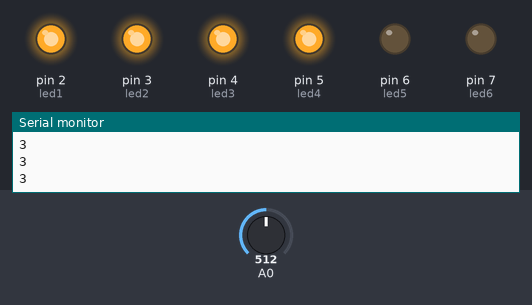
The sketch below on a simulated Arduino Uno, built with avr-gcc and run on an emulated ATmega328P. Shown: output pins drawn as LEDs (lit = HIGH), the last lines printed to the serial monitor. Inputs (shaded band) come from the test bench; at power-on: A0 = 512.

Above: at 1.2 s.
1.3 s: A0 set to 671
2.8 s: A0 set to 693
At 4.0 s:
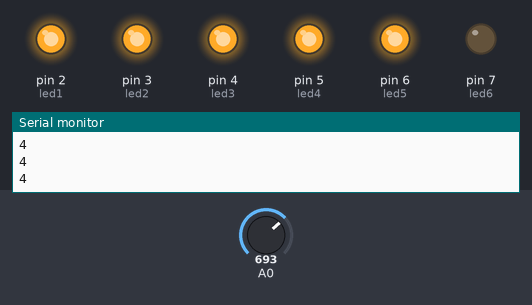
4.3 s: A0 set to 841
5.8 s: A0 set to 866
At 6.7 s:
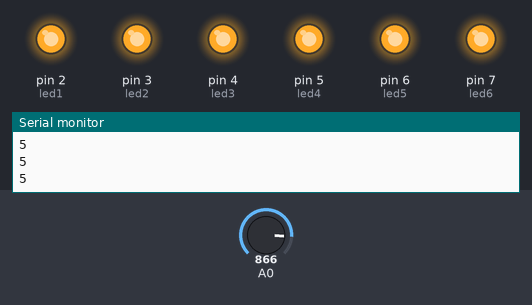
7.3 s: A0 set to 306
At 8.0 s:
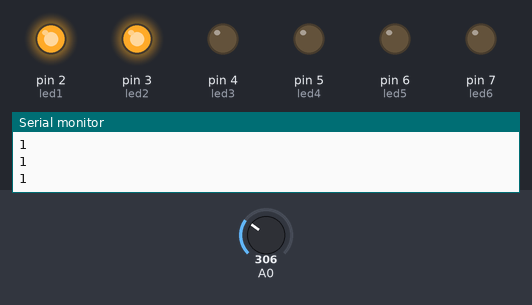
8.8 s: A0 set to 326
10.3 s: A0 set to 354
At 10.6 s:
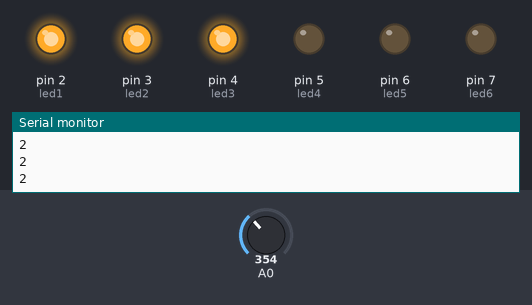
Timing chart, 0 to 12.8 s (numbered marks = the images above; inputs shaded):
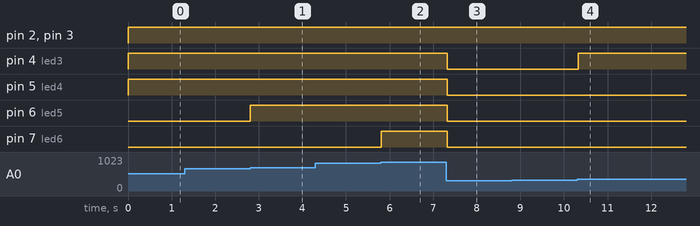

The sketch:

Potenciometro.ino
```cpp
const int led1 = 2;
const int led2 = 3;
const int led3 = 4;
const int led4 = 5;
const int led5 = 6;
const int led6 = 7;
int pot;

void setup() {
Serial.begin(9600);

pinMode (led1, OUTPUT);
pinMode (led2, OUTPUT);
pinMode (led3, OUTPUT);
pinMode (led4, OUTPUT);
pinMode (led5, OUTPUT);
pinMode (led6, OUTPUT);
pinMode (pot,INPUT);

}

void loop() {
pot = analogRead(0);
  Serial.println(pot/170);

  switch(pot/170){
    case 0:
    digitalWrite (led1, HIGH);
    digitalWrite (led2, LOW);
    digitalWrite (led3, LOW);
    digitalWrite (led4, LOW);
    digitalWrite (led5, LOW);
    digitalWrite (led6, LOW);
    break;
     case 1:
    digitalWrite (led2, HIGH);
    digitalWrite (led1, HIGH);
    digitalWrite (led3, LOW);
    digitalWrite (led4, LOW);
    digitalWrite (led5, LOW);
    digitalWrite (led6, LOW);
    break;
     case 2:
    digitalWrite (led3, HIGH);
    digitalWrite (led2, HIGH);
    digitalWrite (led1, HIGH);
    digitalWrite (led4, LOW);
    digitalWrite (led5, LOW);
    digitalWrite (led6, LOW);
    break;
     case 3:
    digitalWrite (led4, HIGH);
     digitalWrite (led3, HIGH);
    digitalWrite (led2, HIGH);
    digitalWrite (led1, HIGH);
    digitalWrite (led5, LOW);
    digitalWrite (led6, LOW);
    break;
     case 4:
    digitalWrite (led5, HIGH);
    digitalWrite (led4, HIGH);
     digitalWrite (led3, HIGH);
    digitalWrite (led2, HIGH);
    digitalWrite (led1, HIGH);
    digitalWrite (led6, LOW);
    break;
     case 5:
    digitalWrite (led6, HIGH);
     digitalWrite (led5, HIGH);
    digitalWrite (led4, HIGH);
     digitalWrite (led3, HIGH);
    digitalWrite (led2, HIGH);
    digitalWrite (led1, HIGH);
    break;

    }
    delay (100);


}
```

Measured:
- the behaviour switches between 679 and 680 on A0 (found by bisection; images 0 and 1)
- the behaviour switches between 849 and 850 on A0 (found by bisection; images 1 and 2)
- the behaviour switches between 339 and 340 on A0 (found by bisection; images 3 and 4)
- after the input at 2.8 s, pin 6 (led5): LOW → HIGH at once
- after the input at 5.8 s, pin 7 (led6): LOW → HIGH at once
- after the input at 7.3 s, pin 4 (led3), pin 5 (led4), pin 6 (led5), pin 7 (led6): HIGH → LOW at once
- after the input at 10.3 s, pin 4 (led3): LOW → HIGH at once
